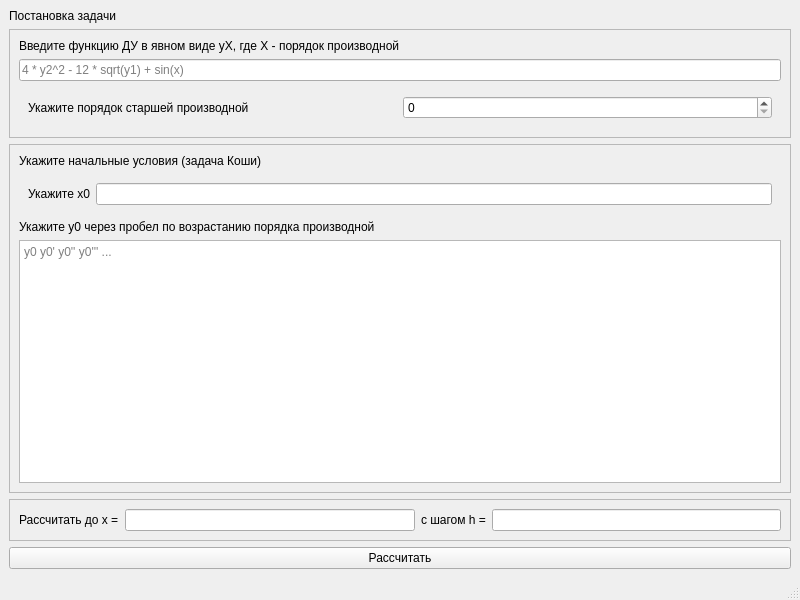
<?xml version="1.0" encoding="UTF-8"?>
<ui version="4.0">
 <class>MainWindow</class>
 <widget class="QMainWindow" name="MainWindow">
  <property name="geometry">
   <rect>
    <x>0</x>
    <y>0</y>
    <width>800</width>
    <height>600</height>
   </rect>
  </property>
  <property name="windowTitle">
   <string>MainWindow</string>
  </property>
  <widget class="QWidget" name="centralwidget">
   <layout class="QVBoxLayout" name="verticalLayout">
    <item>
     <widget class="QLabel" name="taskLabel">
      <property name="text">
       <string>Постановка задачи</string>
      </property>
     </widget>
    </item>
    <item>
     <widget class="QFrame" name="diffFrame">
      <property name="frameShape">
       <enum>QFrame::Shape::StyledPanel</enum>
      </property>
      <property name="frameShadow">
       <enum>QFrame::Shadow::Raised</enum>
      </property>
      <layout class="QVBoxLayout" name="verticalLayout_2">
       <item>
        <widget class="QLabel" name="diffFrameLabel">
         <property name="text">
          <string>Введите функцию ДУ в явном виде yX, где X - порядок производной</string>
         </property>
        </widget>
       </item>
       <item>
        <widget class="QLineEdit" name="diffInput">
         <property name="placeholderText">
          <string>4 * y2^2 - 12 * sqrt(y1) + sin(x)</string>
         </property>
        </widget>
       </item>
       <item>
        <widget class="QWidget" name="diffOrderFrame" native="true">
         <layout class="QHBoxLayout" name="horizontalLayout">
          <item>
           <widget class="QLabel" name="diffOFLabel">
            <property name="text">
             <string>Укажите порядок старшей производной</string>
            </property>
           </widget>
          </item>
          <item>
           <widget class="QSpinBox" name="diffOrderInput"/>
          </item>
         </layout>
        </widget>
       </item>
      </layout>
     </widget>
    </item>
    <item>
     <widget class="QFrame" name="cauchyFrame">
      <property name="frameShape">
       <enum>QFrame::Shape::StyledPanel</enum>
      </property>
      <property name="frameShadow">
       <enum>QFrame::Shadow::Raised</enum>
      </property>
      <layout class="QVBoxLayout" name="verticalLayout_3">
       <item>
        <widget class="QLabel" name="cauchyFrameLabel">
         <property name="text">
          <string>Укажите начальные условия (задача Коши)</string>
         </property>
        </widget>
       </item>
       <item>
        <widget class="QWidget" name="initXFrame" native="true">
         <layout class="QHBoxLayout" name="horizontalLayout_2">
          <item>
           <widget class="QLabel" name="initXLabel">
            <property name="text">
             <string>Укажите x0</string>
            </property>
           </widget>
          </item>
          <item>
           <widget class="QLineEdit" name="initXInput"/>
          </item>
         </layout>
        </widget>
       </item>
       <item>
        <widget class="QLabel" name="initYLabel">
         <property name="text">
          <string>Укажите y0 через пробел по возрастанию порядка производной</string>
         </property>
        </widget>
       </item>
       <item>
        <widget class="QPlainTextEdit" name="initYInput">
         <property name="placeholderText">
          <string>y0 y0' y0'' y0''' ...</string>
         </property>
        </widget>
       </item>
      </layout>
     </widget>
    </item>
    <item>
     <widget class="QFrame" name="boundaryFrame">
      <property name="frameShape">
       <enum>QFrame::Shape::StyledPanel</enum>
      </property>
      <property name="frameShadow">
       <enum>QFrame::Shadow::Raised</enum>
      </property>
      <layout class="QHBoxLayout" name="horizontalLayout_3">
       <item>
        <widget class="QLabel" name="toXLabel">
         <property name="text">
          <string>Рассчитать до x =</string>
         </property>
        </widget>
       </item>
       <item>
        <widget class="QLineEdit" name="toXInput"/>
       </item>
       <item>
        <widget class="QLabel" name="stepLabel">
         <property name="text">
          <string>с шагом h =</string>
         </property>
        </widget>
       </item>
       <item>
        <widget class="QLineEdit" name="stepInput"/>
       </item>
      </layout>
     </widget>
    </item>
    <item>
     <widget class="QPushButton" name="evalButton">
      <property name="text">
       <string>Рассчитать</string>
      </property>
     </widget>
    </item>
   </layout>
  </widget>
  <widget class="QMenuBar" name="menubar">
   <property name="geometry">
    <rect>
     <x>0</x>
     <y>0</y>
     <width>800</width>
     <height>36</height>
    </rect>
   </property>
  </widget>
  <widget class="QStatusBar" name="statusbar"/>
 </widget>
 <resources/>
 <connections/>
</ui>
